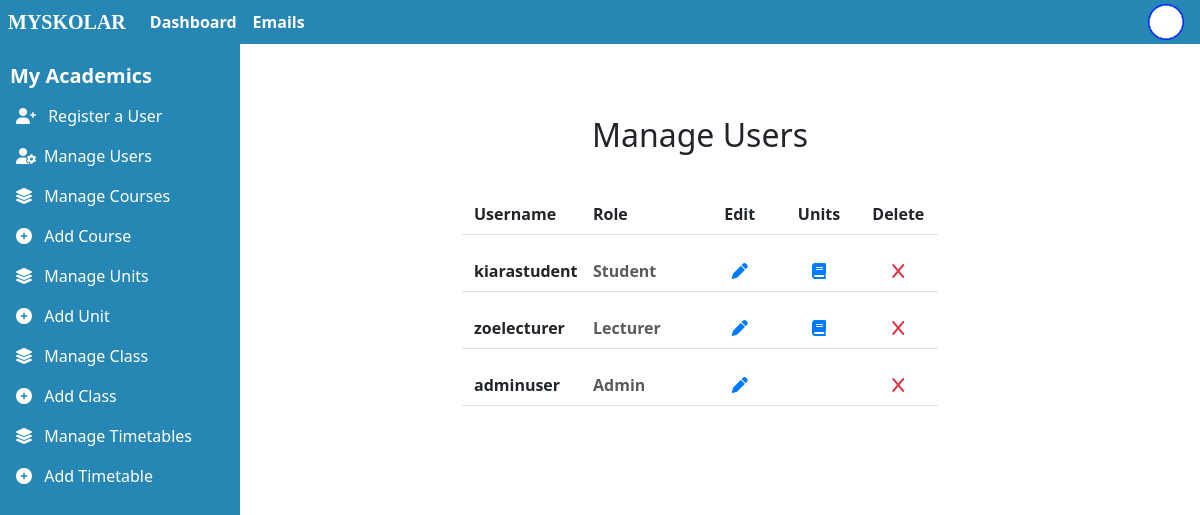
The app's page /list-users.php?action=list (signed in) with its own data.
### tables this page shows
CREATE TABLE `user_profile` (
  `userId` int(11) NOT NULL,
  `name` varchar(255) NOT NULL,
  `surname` varchar(255) NOT NULL,
  `email` varchar(500) NOT NULL,
  `date_of_birth` date DEFAULT NULL,
  `street1` varchar(255) DEFAULT NULL,
  `street2` varchar(255) DEFAULT NULL,
  `city` varchar(255) DEFAULT NULL,
  `postCode` varchar(50) DEFAULT NULL
);

CREATE TABLE `user_account` (
  `userId` int(11) NOT NULL,
  `roleId` int(11) NOT NULL,
  `username` varchar(100) NOT NULL,
  `password` varchar(500) NOT NULL
);

### includes/functions.php (called while the page is built, shortened)
<?php
     function getUsers($conn){
        $sql = "SELECT user_account.userId as userId, username, roleId, name, surname
        FROM user_account, user_profile
        WHERE user_account.userId = user_profile.userId
        ORDER BY roleId, username";
        $stmt = mysqli_stmt_init($conn);
        if(!mysqli_stmt_prepare($stmt,$sql)){
            echo "<p>We have an error - Could not load users.</p>";
            exit();
        }
        mysqli_stmt_execute($stmt);
        $result = mysqli_stmt_get_result($stmt);
        return $result;
    }
?>

### includes/user-inc.php (called while the page is built, shortened)
<?php
 require_once "dbh.php";
 require_once "functions.php";
  if(isset($_GET["action"]) && $_GET["action"]=="list")
    {
         $users = getUsers($conn);
    }
?>

### list-users.php (the view, shortened to what this page needs)
<?php
    include "includes/user-inc.php";
    include "includes/header.php";
?>
<main class="col-md-9 ms-sm-auto col-lg-10 px-md-4">
<div class="container user-register mt-5">
    <div class="row justify-content-center">
        <div class="col-12 col-md-8 col-lg-6">
            <div class="row">
                <div class="col">
                    <h2 class="text-center mt-4 mb-5">Manage Users</h2>
                </div>
            </div>
   <div class="row fw-bold border-bottom pb-2 mb-3">
  <div class="col-3">Username</div>
  <div class="col-3 ">Role</div>
  <div class="col-2 text-center">Edit</div>
  <div class="col-2 text-center">Units</div>
  <div class="col-2 text-center">Delete</div>
</div>
   <?php foreach($users as $user):?>
    <form action="user.php" method="post" id = "form<?php echo $user["userId"] ?>" class="mt-4">
  <div class="row align-items-center mb-3 border-bottom pb-2">
    <div class="col-3">
    <span class="fw-bold" >
    <?php echo $user["username"]  ?>
      </span>
  </div>
    <div class="col-3">
      <span class="text-muted fw-bold" >
      <?php if ($user["roleId"] == 1) {
            echo "Student";
        } elseif ($user["roleId"] == 2) {
            echo "Lecturer";
        } elseif ($user["roleId"] == 3) {
            echo "Admin";
        }; ?>
        </span>
      </div>
    <div class="col-2 text-center">
      <i class="fa-solid fa-pen" style="color: #007bff; cursor: pointer;" onclick="submitForm(<?php echo $user["userId"] ?>,'edit');" ></i>
    </div>
    <div class="col-2 text-center">
      <?php if($user["roleId"] != 3):?>
      <i class="fa-solid fa-book" style="color: #007bff; cursor: pointer;" onclick="submitForm(<?php echo $user["userId"] ?>,'unit');" ></i>
      <?php endif ?>
    </div>
    <div class="col-2 text-center">
      <i class="fa-solid fa-x" style="color: #dc3545; cursor: pointer;" onclick="submitForm(<?php echo $user["userId"] ?>,'delete');"></i>
    </div>
  </div>
    </form>
    <?php endforeach?>
            </div>
        </div>
    </div>
   </main>
       <?php  include "includes/footer.php";?>

### css/style.css (style rules this page uses)
html, body { width: 100%; }

### records on screen
user_profile: userId.username "kiarastudent", shows "Student"
user_profile: userId.username "zoelecturer", shows "Lecturer"
user_profile: userId.username "adminuser", shows "Admin"
